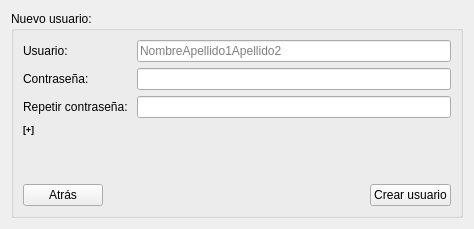
<?xml version="1.0" encoding="UTF-8"?>
<ui version="4.0">
 <class>Form</class>
 <widget class="QWidget" name="Form">
  <property name="geometry">
   <rect>
    <x>0</x>
    <y>0</y>
    <width>474</width>
    <height>229</height>
   </rect>
  </property>
  <property name="windowTitle">
   <string>register_window</string>
  </property>
  <layout class="QVBoxLayout" name="verticalLayout">
   <item>
    <widget class="QGroupBox" name="groupBox">
     <property name="title">
      <string>Nuevo usuario:</string>
     </property>
     <layout class="QVBoxLayout" name="verticalLayout_3">
      <item>
       <layout class="QFormLayout" name="formLayout">
        <item row="0" column="0">
         <widget class="QLabel" name="username_label_reg">
          <property name="text">
           <string>Usuario:</string>
          </property>
         </widget>
        </item>
        <item row="0" column="1">
         <widget class="QLineEdit" name="username_lineedit_reg">
          <property name="placeholderText">
           <string>NombreApellido1Apellido2</string>
          </property>
         </widget>
        </item>
        <item row="1" column="1">
         <widget class="QLineEdit" name="password_lineedit_reg">
          <property name="echoMode">
           <enum>QLineEdit::Password</enum>
          </property>
         </widget>
        </item>
        <item row="1" column="0">
         <widget class="QLabel" name="password_label_reg">
          <property name="text">
           <string>Contraseña:       </string>
          </property>
         </widget>
        </item>
        <item row="2" column="0">
         <widget class="QLabel" name="password_2_label_reg">
          <property name="text">
           <string>Repetir contraseña: </string>
          </property>
         </widget>
        </item>
        <item row="2" column="1">
         <widget class="QLineEdit" name="password_2_lineedit_reg">
          <property name="echoMode">
           <enum>QLineEdit::Password</enum>
          </property>
         </widget>
        </item>
       </layout>
      </item>
      <item>
       <widget class="QLabel" name="password_status_reg">
        <property name="font">
         <font>
          <pointsize>7</pointsize>
          <weight>75</weight>
          <bold>true</bold>
         </font>
        </property>
        <property name="text">
         <string>[+]</string>
        </property>
       </widget>
      </item>
      <item>
       <spacer name="verticalSpacer">
        <property name="orientation">
         <enum>Qt::Vertical</enum>
        </property>
        <property name="sizeHint" stdset="0">
         <size>
          <width>20</width>
          <height>40</height>
         </size>
        </property>
       </spacer>
      </item>
      <item>
       <layout class="QHBoxLayout" name="horizontalLayout_2">
        <item>
         <widget class="QPushButton" name="back_button_reg">
          <property name="text">
           <string>Atrás</string>
          </property>
         </widget>
        </item>
        <item>
         <spacer name="horizontalSpacer">
          <property name="orientation">
           <enum>Qt::Horizontal</enum>
          </property>
          <property name="sizeHint" stdset="0">
           <size>
            <width>40</width>
            <height>20</height>
           </size>
          </property>
         </spacer>
        </item>
        <item>
         <widget class="QPushButton" name="createuser_button_reg">
          <property name="text">
           <string>Crear usuario</string>
          </property>
         </widget>
        </item>
       </layout>
      </item>
     </layout>
    </widget>
   </item>
  </layout>
 </widget>
 <resources/>
 <connections/>
</ui>
